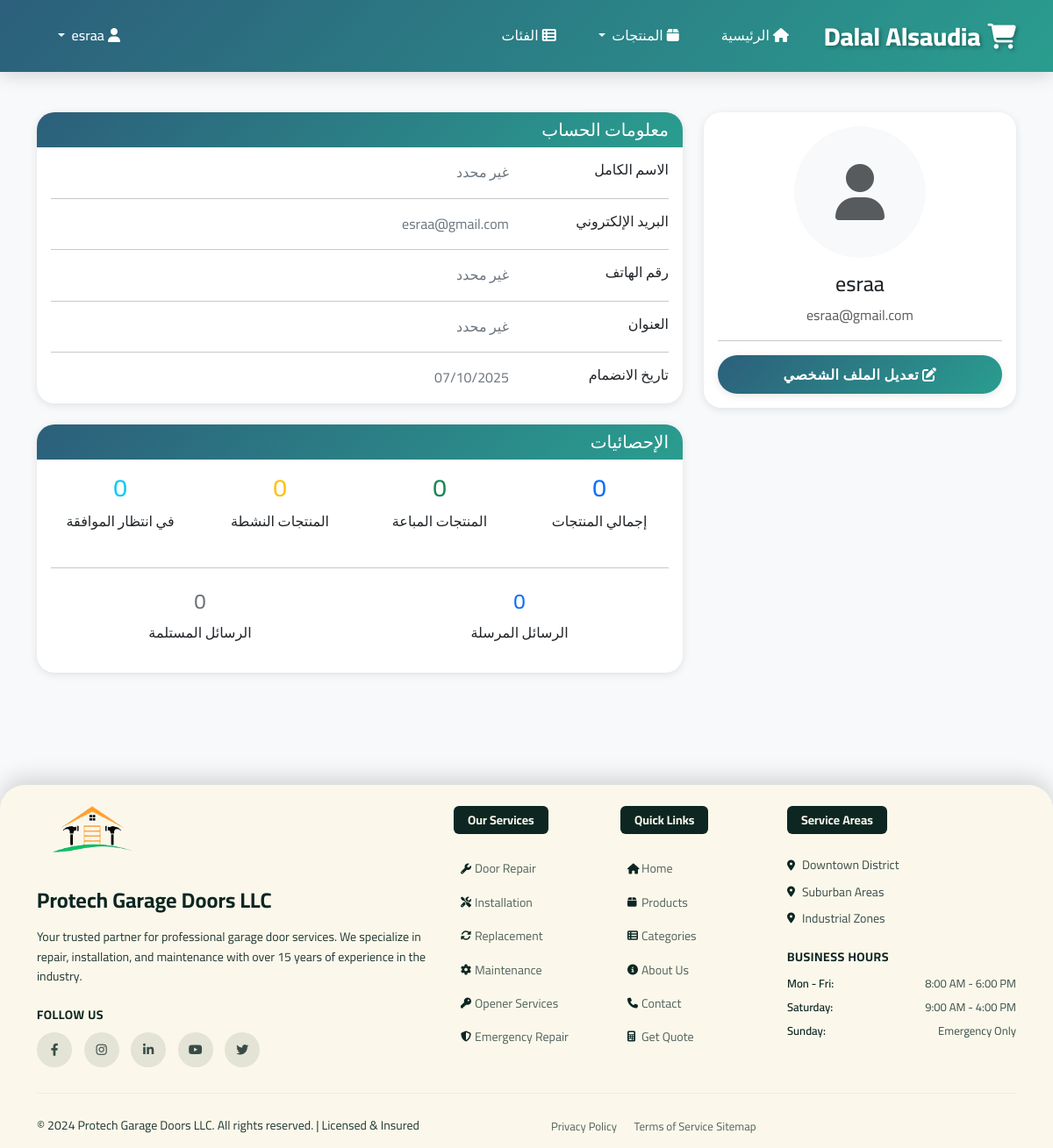
/users/profile/ (signed in), run on the app's committed database.
### users/models.py (models this page shows, shortened)
class User(AbstractUser):
    phone_number = models.CharField(max_length=20, blank=True, null=True)
    address = models.CharField(max_length=255, blank=True, null=True)
    is_seller = models.BooleanField(default=False)
    is_admin_verified = models.BooleanField(default=False)
    profile_picture = models.ImageField(upload_to='profile_pics/', blank=True, null=True)

### users/views.py (the view)
# urls.py: path('profile/', views.ProfileView.as_view(), name='profile'),
class ProfileView(LoginRequiredMixin, DetailView):
    model = User
    template_name = 'users/profile.html'
    context_object_name = 'profile_user'
    def get_object(self):
        return self.request.user
    def get_context_data(self, **kwargs):
        context = super().get_context_data(**kwargs)
        user = self.get_object()
        context['total_products'] = user.products.count()
        context['sold_products'] = user.products.filter(is_sold=True).count()
        context['active_products'] = user.products.filter(status='active').count()
        context['pending_products'] = user.products.filter(status='pending_approval').count()
        try:
            context['sent_messages'] = user.sent_messages.count()
            context['received_messages'] = user.received_messages.count()
        except:
            context['sent_messages'] = 0
            context['received_messages'] = 0
        return context

### templates/users/profile.html (shortened to what this page needs)
{% extends 'base.html' %}
{% load static %}
{% block content %}
<div class="container py-5">
    <div class="row">
        <div class="col-md-4">
            <div class="card">
                <div class="card-body text-center">
                    {% if profile_user.profile_picture %}
                        <img src="{{ profile_user.profile_picture.url }}" alt="الصورة الشخصية" class="rounded-circle mb-3" style="width: 150px; height: 150px; object-fit: cover;">
                    {% else %}
                        <div class="bg-light rounded-circle mx-auto mb-3 d-flex align-items-center justify-content-center" style="width: 150px; height: 150px;">
                            <i class="fas fa-user fa-4x text-muted"></i>
                        </div>
                    {% endif %}
                    <h4>{{ profile_user.get_full_name|default:profile_user.username }}</h4>
                    <p class="text-muted">{{ profile_user.email }}</p>
                    <hr>
                    <a href="{% url 'users:edit_profile' %}" class="btn btn-primary w-100">
                        <i class="fas fa-edit"></i> تعديل الملف الشخصي
                    </a>
                </div>
            </div>
        </div>
        <div class="col-md-8">
            <div class="card">
                <div class="card-header">
                    <h5 class="mb-0">معلومات الحساب</h5>
                </div>
                <div class="card-body">
                    <div class="row">
                        <div class="col-sm-3">
                            <h6 class="mb-0">الاسم الكامل</h6>
                        </div>
                        <div class="col-sm-9 text-secondary">
                            {{ profile_user.get_full_name|default:"غير محدد" }}
                        </div>
                    </div>
                    <hr>
                    <div class="row">
                        <div class="col-sm-3">
                            <h6 class="mb-0">البريد الإلكتروني</h6>
                        </div>
                        <div class="col-sm-9 text-secondary">
                            {{ profile_user.email }}
                        </div>
                    </div>
                    <hr>
                    <div class="row">
                        <div class="col-sm-3">
                            <h6 class="mb-0">رقم الهاتف</h6>
                        </div>
                        <div class="col-sm-9 text-secondary">
                            {{ profile_user.phone_number|default:"غير محدد" }}
                        </div>
                    </div>
                    <hr>
                    <div class="row">
                        <div class="col-sm-3">
                            <h6 class="mb-0">العنوان</h6>
                        </div>
                        <div class="col-sm-9 text-secondary">
                            {{ profile_user.address|default:"غير محدد" }}
                        </div>
                    </div>
                    <hr>
                    <div class="row">
                        <div class="col-sm-3">
                            <h6 class="mb-0">تاريخ الانضمام</h6>
                        </div>
                        <div class="col-sm-9 text-secondary">
                            {{ profile_user.date_joined|date:"d/m/Y" }}
                        </div>
                    </div>
                </div>
            </div>
            <div class="card mt-4">
                <div class="card-header">
                    <h5 class="mb-0">الإحصائيات</h5>
                </div>
                <div class="card-body">
                    <div class="row text-center">
                        <div class="col-md-3">
                            <div class="stat-item">
                                <h3 class="text-primary">{{ total_products }}</h3>
                                <p>إجمالي المنتجات</p>
                            </div>
                        </div>
                        <div class="col-md-3">
                            <div class="stat-item">
                                <h3 class="text-success">{{ sold_products }}</h3>
                                <p>المنتجات المباعة</p>
                            </div>
                        </div>
                        <div class="col-md-3">
                            <div class="stat-item">
                                <h3 class="text-warning">{{ active_products }}</h3>
                                <p>المنتجات النشطة</p>
                            </div>
                        </div>
                        <div class="col-md-3">
                            <div class="stat-item">
                                <h3 class="text-info">{{ pending_products }}</h3>
                                <p>في انتظار الموافقة</p>
                            </div>
                        </div>
                    </div>
                    <hr class="my-4">
                    <div class="row text-center">
                        <div class="col-md-6">
                            <div class="stat-item">
                                <h4 class="text-primary">{{ sent_messages }}</h4>
                                <p>الرسائل المرسلة</p>
                            </div>
                        </div>
                        <div class="col-md-6">
                            <div class="stat-item">
                                <h4 class="text-secondary">{{ received_messages }}</h4>
                                <p>الرسائل المستلمة</p>
                            </div>
                        </div>
                    </div>
                </div>
            </div>
        </div>
    </div>
</div>
{% endblock %}

### templates/base.html (style rules this page uses)
:root { --primary-color: #2C5F7B; --secondary-color: #F4A261; --accent-color: #E76F51; --success-color: #2A9D8F; --warning-color: #F4A261; --danger-color: #E63946; --dark-color: #264653; --light-color: #F8F9FA; --gradient-primary: linear-gradient(135deg, #2C5F7B 0%, #2A9D8F 100%); --gradient-secondary: linear-gradient(135deg, #F4A261 0%, #E76F51 100%); --shadow-light: 0 2px 10px rgba(0, 0, 0, 0.1); --shadow-medium: 0 4px 20px rgba(0, 0, 0, 0.15); --shadow-heavy: 0 8px 30px rgba(0, 0, 0, 0.2); }
* { font-family: 'Cairo', sans-serif; }
body { background: #F8F9FA; font-weight: 400; line-height: 1.6; }
.btn { border-radius: 25px; font-weight: 600; text-transform: uppercase; letter-spacing: 0.5px; transition: all 0.3s ease; border: none; padding: 0.6rem 2rem; }
.btn-primary { background: var(--gradient-primary); box-shadow: var(--shadow-light); }
.card { border: none; border-radius: 20px; box-shadow: var(--shadow-light); transition: all 0.3s ease; overflow: hidden; }
.card-header { background: var(--gradient-primary); color: white; border: none; font-weight: 600; }

### data on the page
User: get_full_name "esraa", email "esraa@gmail.com", get_full_name "غير محدد", phone_number "غير محدد", address "غير محدد", date_joined "07/10/2025"

### other printed values
{{ total_products }} "0"
{{ sold_products }} "0"
{{ active_products }} "0"
{{ pending_products }} "0"
{{ sent_messages }} "0"
{{ received_messages }} "0"
